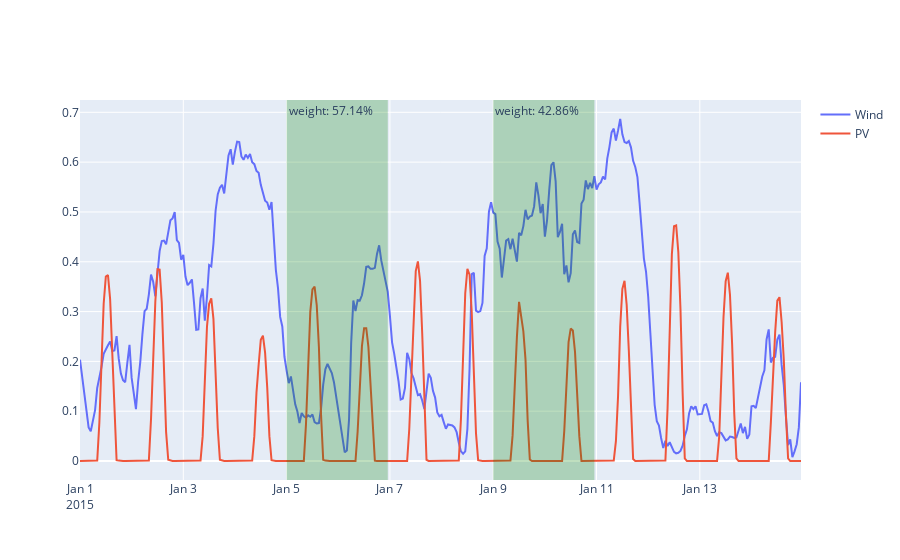

The notebook cell this image was saved under:
### Markdown cell above
### K-medoids

### Code cell
# Using K-medoids method
temporal_data.calculate_RP(method = "kmedoids", N_RP=N_RP, RP_length=RP_length)
# Show RP selected (highlighted in green) and their weights
temporal_data.plot_RP()

### Figure 1 — Plotly figure (JSON) as saved in the notebook; plotly's stock layout.template omitted (floating-point values rounded to 4 significant figures; data arrays with more than 128 entries replaced by an {"elided": "..."} marker saying what was removed)
{"data": [{"name": "Wind", "type": "scatter", "x": {"elided": "336 str values"}, "y": {"elided": "336 float values"}}, {"name": "PV", "type": "scatter", "x": {"elided": "336 str values"}, "y": {"elided": "336 float values"}}], "layout": {"annotations": [{"showarrow": false, "text": "weight: 42.86%", "x": "2015-01-09T00:00:00", "xanchor": "left", "xref": "x", "y": 1, "yanchor": "top", "yref": "y domain"}, {"showarrow": false, "text": "weight: 57.14%", "x": "2015-01-05T00:00:00", "xanchor": "left", "xref": "x", "y": 1, "yanchor": "top", "yref": "y domain"}], "shapes": [{"fillcolor": "green", "line": {"width": 0}, "opacity": 0.25, "type": "rect", "x0": "2015-01-09T00:00:00", "x1": "2015-01-10T23:00:00", "xref": "x", "y0": 0, "y1": 1, "yref": "y domain"}, {"fillcolor": "green", "line": {"width": 0}, "opacity": 0.25, "type": "rect", "x0": "2015-01-05T00:00:00", "x1": "2015-01-06T23:00:00", "xref": "x", "y0": 0, "y1": 1, "yref": "y domain"}]}}
